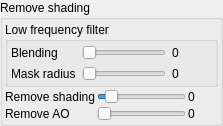
       <widget class="QGroupBox" name="groupBoxRemoveShading">
        <property name="title">
         <string>Remove shading</string>
        </property>
        <layout class="QVBoxLayout" name="verticalLayout_14">
         <property name="spacing">
          <number>2</number>
         </property>
         <property name="leftMargin">
          <number>2</number>
         </property>
         <property name="topMargin">
          <number>2</number>
         </property>
         <property name="rightMargin">
          <number>2</number>
         </property>
         <property name="bottomMargin">
          <number>2</number>
         </property>
         <item>
          <widget class="QGroupBox" name="groupBoxLowFrequencyRemoveShading">
           <property name="toolTip">
            <string>&lt;html&gt;&lt;head/&gt;&lt;body&gt;&lt;p&gt;If &lt;span style=&quot; font-weight:600;&quot;&gt;Blending&lt;/span&gt; slider is set to &lt;span style=&quot; font-weight:600;&quot;&gt;zero&lt;/span&gt; orginal image is used. If value is &lt;span style=&quot; font-weight:600;&quot;&gt;100&lt;/span&gt; then the image with removed lightning is used. Values between are linear interpolation between these both cases.&lt;/p&gt;&lt;/body&gt;&lt;/html&gt;</string>
           </property>
           <property name="title">
            <string>Low frequency filter</string>
           </property>
           <layout class="QVBoxLayout" name="verticalLayout_24">
            <property name="leftMargin">
             <number>3</number>
            </property>
            <property name="topMargin">
             <number>3</number>
            </property>
            <property name="rightMargin">
             <number>3</number>
            </property>
            <property name="bottomMargin">
             <number>3</number>
            </property>
            <item>
             <layout class="QGridLayout" name="gridLayout_24">
              <item row="0" column="0">
               <widget class="QLabel" name="label_106">
                <property name="text">
                 <string>Blending</string>
                </property>
               </widget>
              </item>
              <item row="0" column="1">
               <widget class="QSlider" name="horizontalSliderRemoveShadingLFBlending">
                <property name="maximum">
                 <number>100</number>
                </property>
                <property name="pageStep">
                 <number>0</number>
                </property>
                <property name="orientation">
                 <enum>Qt::Horizontal</enum>
                </property>
               </widget>
              </item>
              <item row="0" column="2">
               <widget class="QLabel" name="label_107">
                <property name="minimumSize">
                 <size>
                  <width>40</width>
                  <height>0</height>
                 </size>
                </property>
                <property name="text">
                 <string>0</string>
                </property>
               </widget>
              </item>
              <item row="1" column="0">
               <widget class="QLabel" name="label_108">
                <property name="text">
                 <string>Mask radius</string>
                </property>
               </widget>
              </item>
              <item row="1" column="1">
               <widget class="QSlider" name="horizontalSliderRemoveShadingLFRadius">
                <property name="toolTip">
                 <string>&lt;html&gt;&lt;head/&gt;&lt;body&gt;&lt;p&gt;Set the mask &lt;span style=&quot; font-weight:600;&quot;&gt;radius&lt;/span&gt;: larger values remove lower frequencies, lower values - higher frequencies. This tool is a analogical to &lt;span style=&quot; font-weight:600;&quot;&gt;Low Frequency Even GIMP&lt;/span&gt; plugin.&lt;/p&gt;&lt;/body&gt;&lt;/html&gt;</string>
                </property>
                <property name="maximum">
                 <number>100</number>
                </property>
                <property name="pageStep">
                 <number>0</number>
                </property>
                <property name="orientation">
                 <enum>Qt::Horizontal</enum>
                </property>
               </widget>
              </item>
              <item row="1" column="2">
               <widget class="QLabel" name="label_109">
                <property name="text">
                 <string>0</string>
                </property>
               </widget>
              </item>
             </layout>
            </item>
           </layout>
          </widget>
         </item>
         <item>
          <layout class="QGridLayout" name="gridLayout_13">
           <item row="0" column="1">
            <widget class="QSlider" name="horizontalSliderRemoveShadingGaussIter">
             <property name="toolTip">
              <string>&lt;html&gt;&lt;head/&gt;&lt;body&gt;&lt;p&gt;In case if option &lt;span style=&quot; font-weight:600;&quot;&gt;Remove shading&lt;/span&gt; is enabled it changes the number of iterations to be performed.&lt;/p&gt;&lt;/body&gt;&lt;/html&gt;</string>
             </property>
             <property name="minimum">
              <number>1</number>
             </property>
             <property name="maximum">
              <number>100</number>
             </property>
             <property name="pageStep">
              <number>2</number>
             </property>
             <property name="value">
              <number>10</number>
             </property>
             <property name="orientation">
              <enum>Qt::Horizontal</enum>
             </property>
            </widget>
           </item>
           <item row="0" column="2">
            <widget class="QLabel" name="label">
             <property name="minimumSize">
              <size>
               <width>30</width>
               <height>0</height>
              </size>
             </property>
             <property name="text">
              <string>0</string>
             </property>
            </widget>
           </item>
           <item row="0" column="0">
            <widget class="QLabel" name="label_4">
             <property name="text">
              <string>Remove shading</string>
             </property>
            </widget>
           </item>
           <item row="1" column="0">
            <widget class="QLabel" name="label_62">
             <property name="text">
              <string>Remove AO</string>
             </property>
            </widget>
           </item>
           <item row="1" column="1">
            <widget class="QSlider" name="horizontalSliderAOCancelation">
             <property name="toolTip">
              <string>&lt;html&gt;&lt;head/&gt;&lt;body&gt;&lt;p&gt;Remove dark regions using calculated AO map. &lt;/p&gt;&lt;/body&gt;&lt;/html&gt;</string>
             </property>
             <property name="maximum">
              <number>100</number>
             </property>
             <property name="pageStep">
              <number>0</number>
             </property>
             <property name="orientation">
              <enum>Qt::Horizontal</enum>
             </property>
            </widget>
           </item>
           <item row="1" column="2">
            <widget class="QLabel" name="label_83">
             <property name="text">
              <string>0</string>
             </property>
            </widget>
           </item>
          </layout>
         </item>
        </layout>
       </widget>
